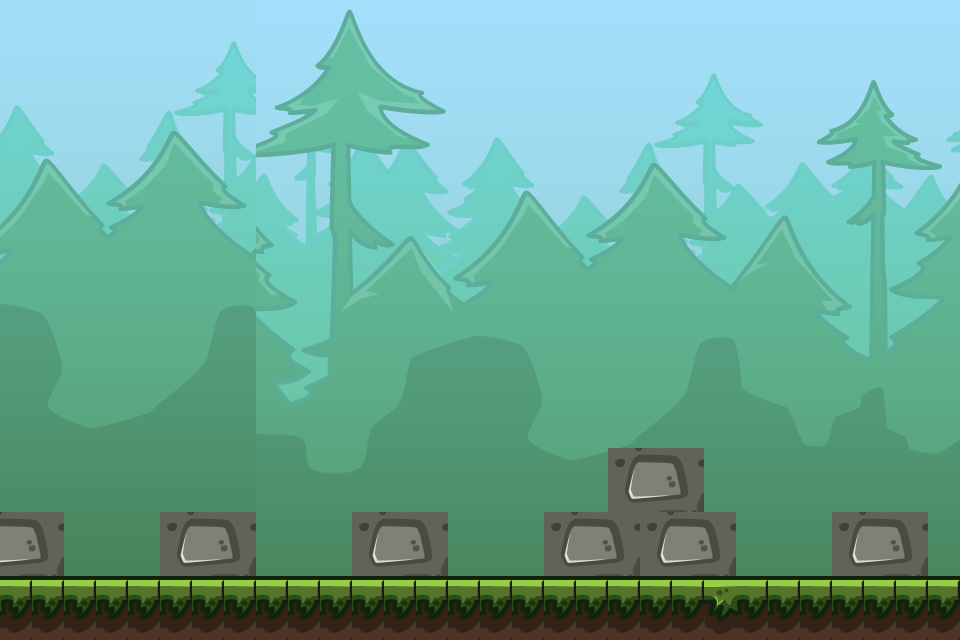

A level layout from a 2D game, rendered from its tile map. Below: a short description, then the map file with its tile-grid data intact:
An orthogonal 30x20 tile map with 32x32 px tiles, 1 tile layer (Fondo), 4 tilesets.

<map version="1.10" tiledversion="1.11.1" orientation="orthogonal" renderorder="right-down" width="30" height="20" tilewidth="32" tileheight="32" infinite="0" nextlayerid="4" nextobjectid="1">
 <tileset firstgid="1" source="fondo.tsx" />
 <tileset firstgid="944" source="obstaculo.tsx" />
 <tileset firstgid="1044" source="piso.tsx" />
 <tileset firstgid="1060" source="fondo.tsx" />
 <layer id="1" name="Fondo" width="30" height="20">
  <data encoding="csv">
1288,1289,1290,1291,1292,1293,1294,1295,1240,1241,1242,1243,1244,1245,1246,1247,1248,1249,1250,1251,1252,1253,1254,1255,1256,1257,1258,1259,1260,1261,
1329,1330,1331,1332,1333,1334,1335,1336,1281,1282,1283,1284,1285,1286,1287,1288,1289,1290,1291,1292,1293,1294,1295,1296,1297,1298,1299,1300,1301,1302,
1370,1371,1372,1373,1374,1375,1376,1377,1322,1323,1324,1325,1326,1327,1328,1329,1330,1331,1332,1333,1334,1335,1336,1337,1338,1339,1340,1341,1342,1343,
1411,1412,1413,1414,1415,1416,1417,1418,1363,1364,1365,1366,1367,1368,1369,1370,1371,1372,1373,1374,1375,1376,1377,1378,1379,1380,1381,1382,1383,1384,
1452,1453,1454,1455,1456,1457,1458,1459,1404,1405,1406,1407,1408,1409,1410,1411,1412,1413,1414,1415,1416,1417,1418,1419,1420,1421,1422,1423,1424,1425,
1493,1494,1495,1496,1497,1498,1499,1500,1445,1446,1447,1448,1449,1450,1451,1452,1453,1454,1455,1456,1457,1458,1459,1460,1461,1462,1463,1464,1465,1466,
1534,1535,1536,1537,1538,1539,1540,1541,1486,1487,1488,1489,1490,1491,1492,1493,1494,1495,1496,1497,1498,1499,1500,1501,1502,1503,1504,1505,1506,1507,
1575,1576,1577,1578,1579,1580,1581,1582,1527,1528,1529,1530,1531,1532,1533,1534,1535,1536,1537,1538,1539,1540,1541,1542,1543,1544,1545,1546,1547,1548,
1616,1617,1618,1619,1620,1621,1622,1623,1568,1569,1570,1571,1572,1573,1574,1575,1576,1577,1578,1579,1580,1581,1582,1583,1584,1585,1586,1587,1588,1589,
1657,1658,1659,1660,1661,1662,1663,1664,1609,1610,1611,1612,1613,1614,1615,1616,1617,1618,1619,1620,1621,1622,1623,1624,1625,1626,1627,1628,1629,1630,
1698,1699,1700,1701,1702,1703,1704,1705,1650,1651,1652,1653,1654,1655,1656,1657,1658,1659,1660,1661,1662,1663,1664,1665,1666,1667,1668,1669,1670,1671,
1739,1740,1741,1742,1743,1744,1745,1746,1691,1692,1693,1694,1695,1696,1697,1698,1699,1700,1701,1702,1703,1704,1705,1706,1707,1708,1709,1710,1711,1712,
1780,1781,1782,1783,1784,1785,1786,1787,1732,1733,1734,1735,1736,1737,1738,1739,1740,1741,1742,1743,1744,1745,1746,1747,1748,1749,1750,1751,1752,1753,
1821,1822,1823,1824,1825,1826,1827,1828,1773,1774,1775,1776,1777,1778,1779,1780,1781,1782,1783,1784,1785,1786,1787,1788,1789,1790,1791,1792,1793,1794,
1862,1863,1864,1865,1866,1867,1868,1869,1814,1815,1816,1817,1818,1819,1820,1821,1822,1823,1824,954,955,956,1828,1829,1830,1831,1832,1833,1834,1835,
1903,1904,1905,1906,1907,1908,1909,1910,1855,1856,1857,1858,1859,1860,1861,1862,1863,1864,1865,964,965,966,1869,1870,1871,1872,1873,1874,1875,1876,
955,956,1946,1947,1948,954,955,956,1896,1897,1898,954,955,956,1902,1903,1904,954,955,956,954,955,956,1911,1912,1913,954,955,956,1917,
965,966,1987,1988,1989,964,965,966,1937,1938,1939,964,965,966,1943,1944,1945,964,965,966,964,965,966,1952,1953,1954,964,965,966,1958,
1045,1045,1045,1045,1045,1045,1045,1045,1045,1045,1045,1045,1045,1045,1045,1045,1045,1045,1045,1045,1045,1045,1044,1045,1045,1045,1045,1045,1045,1045,
1049,1049,1049,1049,1049,1049,1049,1049,1049,1049,1049,1049,1049,1049,1049,1049,1049,1049,1049,1049,1049,1049,1048,1049,1049,1049,1049,1049,1049,1049
</data>
 </layer>
</map>
